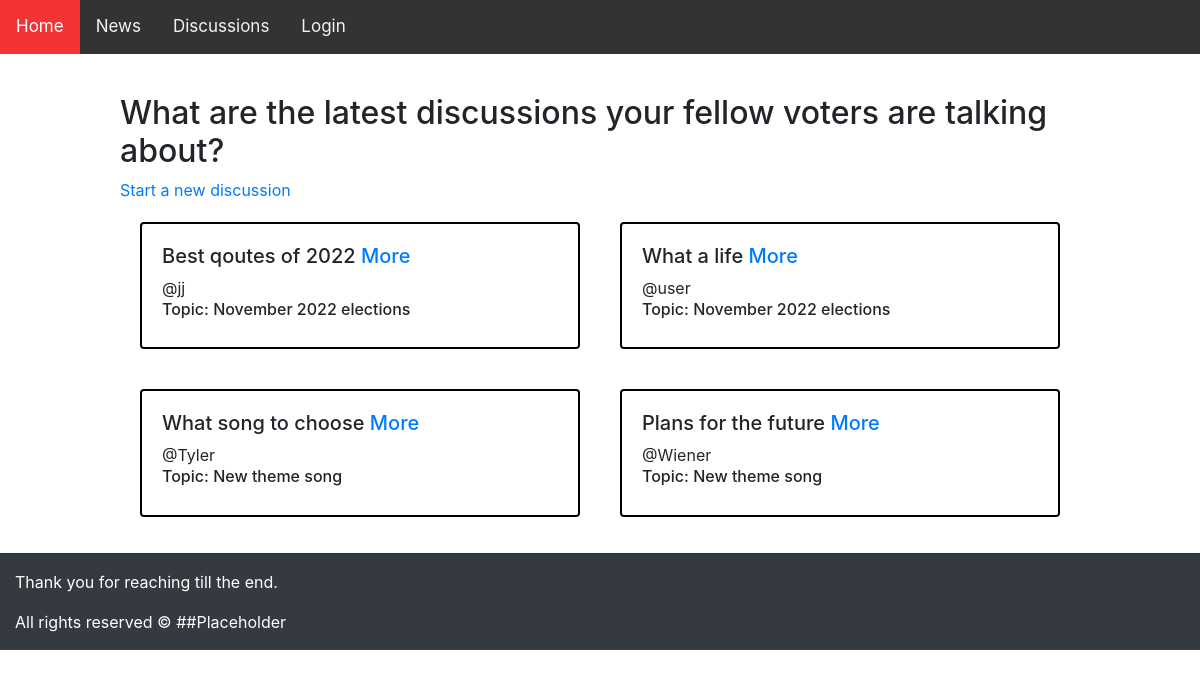
The app's page /discussions/, older data.
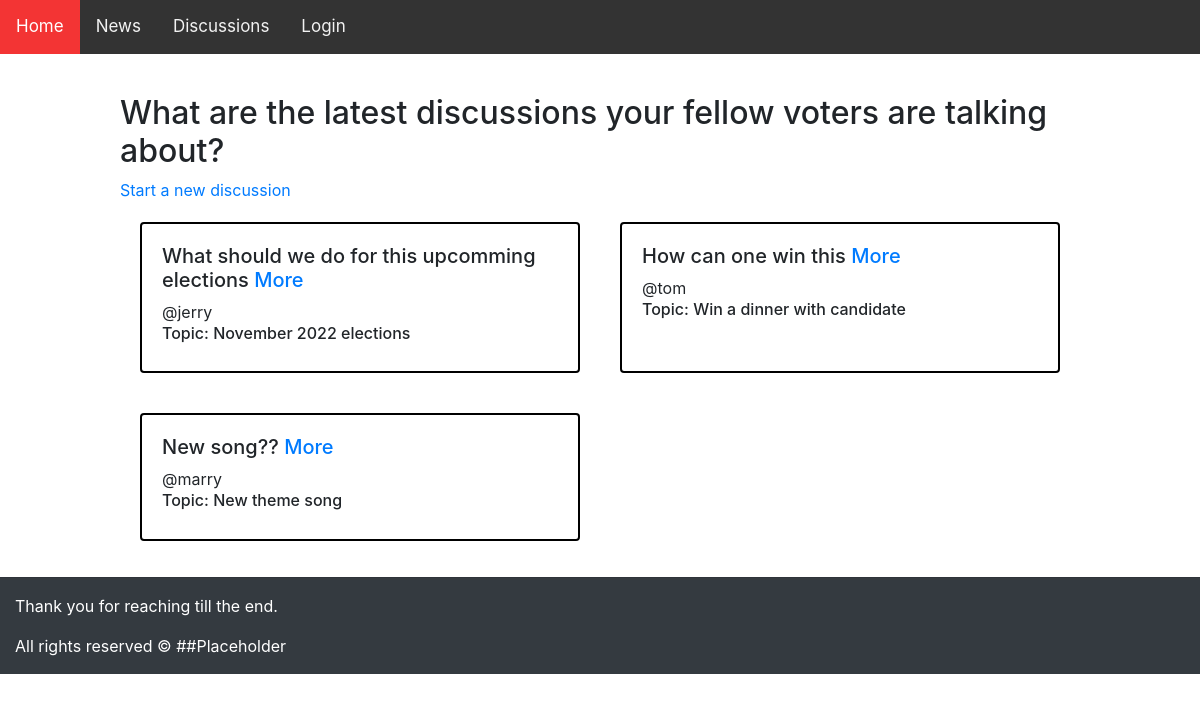
The same page, newer data.
### discu/models.py (models this page shows, shortened)
class Discussion(models.Model):
    host = models.ForeignKey(User, on_delete=models.SET_NULL, null=True, blank=True)
    topic = models.ForeignKey(Topic, on_delete=models.SET_NULL, null=True, blank=True)
    title = models.CharField(max_length=140)
    description = models.TextField(null=True, blank=True)
    update = models.DateTimeField(auto_now=True)
    created = models.DateTimeField(auto_now_add=True)
    class Meta:
        ordering = ['-update', '-created']

class Topic(models.Model):
    title = models.CharField(max_length=200)
    def __str__(self):
        return self.title

### discu/views.py (the view)
# urls.py: path('', views.discussions, name="discussions"),
def discussions(request):
    discussions = Discussion.objects.all()
    context = {'discussions': discussions}
    return render(request, 'discussions/discussions.html', context)

### templates/discussions/discussions.html (shortened to what this page needs)
{% extends 'theme/theme.html' %}
{% block content %}
<h2> What are the latest {{ request.resolver_match.view_name}} your fellow voters are talking about?</h2>
<a href="/discussions/new-discussion/">Start a new discussion</a>
<div class="card_holder">
    {% for dis in discussions %}
    <div class="card">
        <h5>{{dis.title}} <a href="/discussions/{{dis.id}}/">More</a></h5>
        <span>@{{dis.host}}</span>
        <h6>Topic: {{dis.topic}}</h6>
    </div>
    {% endfor %}
</div>
{% endblock %}

### templates/theme/theme.html (shortened to what this page needs)
<!DOCTYPE html>
<html lang="en">
<head>
</head>
<body>
  <link rel="stylesheet" href="https://cdn.jsdelivr.net/npm/bootstrap@4.4.1/dist/css/bootstrap.min.css">
<link rel="stylesheet" href="https://cdnjs.cloudflare.com/ajax/libs/font-awesome/4.7.0/css/font-awesome.min.css">
<div class="topnav" id="myTopnav">
  <a href="/" class="active">Home</a>
  <a href="/news/">News</a>
  <a href="/discussions/">Discussions</a>
    <a href="/login/">
      {% if request.user.is_authenticated %}
      Hi, {{request.user}} <a href="{% url 'logout' %}">Logout</a>
      {% else %}
      Login
      {% endif %}
    </a></a>
</div>
<div class="page_content">
    {% block content %}
    {% endblock %}
</div>
<footer class="bg-dark">
    <hr>
    <div class="container-fluid  text-white footer">
        <div class="row">
            <div class="col-lg-6 col-md-6 text-footer">
                <p>Thank you for reaching till the end.</p>
                <p>All rights reserved © ##Placeholder</p>
            </div>
        </div>
    </div>
</footer>
</body>
</html>

### templates/theme/theme.html (style rules this page uses)
.topnav { background-color: #333; overflow: hidden; }
.topnav a { float: left; display: block; color: #f2f2f2; text-align: center; padding: 14px 16px; text-decoration: none; font-size: 17px; }
.topnav a.active { background-color: #f33434; color: white; }
.page_content { display: grid; width: 80%; margin-left: auto; margin-right: auto; padding-top: 40px; }

### templates/discussions/discussions.html (style rules this page uses)
.card { border: 2px solid black; padding: 20px; margin: 20px; }
.card_holder { display: grid; grid-template-columns: 1fr 1fr; }

Row changes from the older to the newer data that the page shows:
removed Discussion: title "Best qoutes of 2022", host "jj", topic "November 2022 elections"
removed Discussion: title "What a life", host "user", topic "November 2022 elections"
removed Discussion: title "What song to choose", host "Tyler", topic "New theme song"
removed Discussion: title "Plans for the future", host "Wiener", topic "New theme song"
added Discussion: title "What should we do for this upcomming elections", host "jerry", topic "November 2022 elections"
added Discussion: title "How can one win this", host "tom", topic "Win a dinner with candidate"
added Discussion: title "New song??", host "marry", topic "New theme song"
